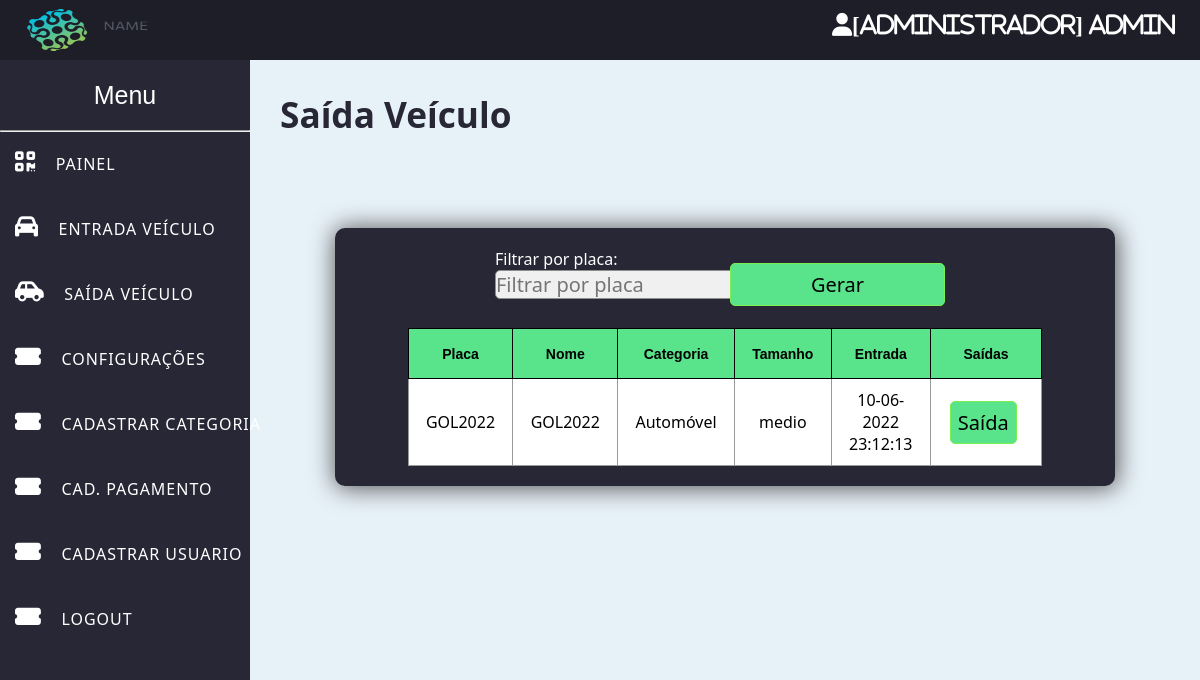
Page /saida-veiculo.php (signed in) on the committed database.
### tables this page shows
CREATE TABLE `usuarios` (
  `id_usuario` int(4) NOT NULL AUTO_INCREMENT,
  `nome_usuario` varchar(50) DEFAULT NULL,
  `email` varchar(100) DEFAULT NULL,
  `senha` varchar(80) DEFAULT NULL,
  `nivel` varchar(15) DEFAULT NULL,
  PRIMARY KEY (`id_usuario`)
);

CREATE TABLE `veiculos` (
  `id_veiculo` int(7) NOT NULL AUTO_INCREMENT,
  `placa` varchar(10) DEFAULT NULL,
  `nome_veiculo` varchar(30) DEFAULT NULL,
  `cor` varchar(30) DEFAULT NULL,
  `tamanho` varchar(10) DEFAULT NULL,
  `nome_categoria` varchar(50) DEFAULT NULL,
  `estacionado` varchar(5) DEFAULT NULL,
  `data_entrada` timestamp NOT NULL DEFAULT current_timestamp(),
  `data_saida` datetime DEFAULT NULL,
  PRIMARY KEY (`id_veiculo`)
);

### saida-veiculo.php (the view, shortened to what this page needs)
<head>
    <?php include('sidebar.php'); ?>
    <?php include('db/config.php');
    ?>
    <link rel="stylesheet" href="css/saida.css">
</head>
<section id="primeiro-bloco" class="display-column-flex">
<main>
    <?php
    if (empty(@$_GET['veiculo']) && is_null(@$_GET['veiculo'])) {
    ?>
    <div class="titulo">
            <h1>Saída Veículo</h1>
        </div>
        <div class="container-saidas">
        <table class="tabela">
        <form class="form" name="fmrpesquisa" id="frmpesquisa" method="POST">
                <div class="filtro">
                    Filtrar por placa:<input type="text" name="placa" placeholder="Filtrar por placa" value="<?php echo @$_POST['placa'] ?>">
                </div>
                <div class="div-btn-gerar">
                    <input class="btn-gerar" type="submit" name="botao" value="Gerar">
                </div>
            <br>
        </form>
        </table>
        <form method="post" action="saida-veiculo.php>">
            <table class="tabela" align="CENTER">
                <tr>
                    <th width="10%">Placa</th>
                    <th width="10%">Nome</th>
                    <th width="10%">Categoria</th>
                    <th width="10%">Tamanho</th>
                    <th width="10%">Entrada</th>
                    <th width="10%">Saídas</th>
                </tr>
                <?php
                $query = "SELECT * FROM veiculos WHERE estacionado='sim'";
                @$placa = $_POST['placa'];
                if (true) $query .= ($placa ? " AND placa LIKE '%$placa%' " : "");
                $result = mysqli_query($con, $query);
                while ($coluna = mysqli_fetch_array($result)) {
                ?>
                    <tr>
                        <td width="10%" align="center"><?php echo $coluna['placa']; ?></td>
                        <td width="10%" align="center"><?php echo $coluna['nome_veiculo']; ?></td>
                        <td width="10%" align="center"><?php echo $coluna['nome_categoria']; ?></td>
                        <td width="10%" align="center"><?php echo $coluna['tamanho']; ?></td>
                        <td width="10%" align="center"><?php $data_entrada = new DateTime($coluna['data_entrada']);
                                                        echo $data_entrada->format('d-m-Y H:i:s') . "<br>"; ?></td>
                        <td width="10%">
                            <a class="cor-link" href="saida-veiculo.php?placa=<?php echo @$coluna['placa']; ?>&veiculo=<?php echo @$coluna['id_veiculo']; ?>">
                                <input class="btn-saida" type="button" value="Saída" />
                            </a>
                        </td>
                    </tr>
                <?php
                }
            }
            ?>
             </div>
            </main>
</section>

### sidebar.php (shortened to what this page needs)
<!DOCTYPE html>
<html lang="pt-br">
<head>
    <?php include('db/config.php');
    $id_usuario = @$_SESSION['id_usuario'];
    include('db/config.php');
    $query = "SELECT * FROM usuarios WHERE id_usuario='$id_usuario'";
    $result = mysqli_query($con, $query);
    while ($usuario = mysqli_fetch_assoc($result)) {
        $login = $usuario['nome_usuario'];
        $nivel = $usuario['nivel'];
    }
    ?>
    <link rel="stylesheet" href="css/sidebar.css">
</head>
<div class="topbar">
    <img src="img/corp.jpg" alt="logo marca">
    <i class="fas fa-light fa-user" id="user-icon"><?php echo "[" . @$nivel . "] " . @$login;  ?></i>
</div>
<div class="sidebar">
    <header> Menu </header>
    <hr>
    <a class="a-efeito" href="index.php">
        <i class="fas fa-qrcode"></i>
        <span>Painel</span>
    </a>
    <a class="a-efeito" href="entrada-veiculo.php">
        <i class="fas fa-car"> </i>
        <span>Entrada veículo</span>
    </a>
    <a class="a-efeito" href="saida-veiculo.php">
        <i class="fas fa-car-side"></i>
        <span>Saída veículo</span>
    </a>
    <?php if (@$_SESSION["nivel_usuario"] == "Administrador") { ?>
        <a class="a-efeito" href="configuracoes.php">
            <i class="fas fa-ticket-alt"></i>
            <span>configurações</span>
        </a>
        <a class="a-efeito" href="cadastro-categoria.php">
            <i class="fas fa-ticket-alt"></i>
            <span>cadastrar categoria</span>
        </a>
        <a class="a-efeito" href="cadastro-forma-pagamento.php">
            <i class="fas fa-ticket-alt"></i>
            <span>cad. pagamento</span>
        </a>
        <a class="a-efeito" href="cadastro-usuario.php">
            <i class="fas fa-ticket-alt"></i>
            <span>cadastrar usuario</span>
        </a>
    <?php } ?>
    <?php if (@$_SESSION["nivel_usuario"] == "Administrador" || @$_SESSION["nivel_usuario"] == "Operador") { ?>
        <a class="a-efeito" href="logout.php">
            <i class="fas fa-ticket-alt"></i>
            <span>logout</span>
        </a>
    <?php } ?>
</div>
<body>
</body>
</html>

### css/sidebar.css (style rules this page uses)
* { margin: 0; padding: 0; text-decoration: none; }
body { background-color: rgb(231, 241, 248); }
img { width: 150px; height: 60px; }
.sidebar { position: fixed; width: 250px; margin-top: 60px; height: 100%; transition: all .5s ease; background-color: #272736; }
.sidebar header { font-size: 25px; color: white; line-height: 70px; text-align: center; background: #272736; user-select: none; font-family: Arial, Helvetica, sans-serif; }
.sidebar .a-efeito { display: block; height: 65px; width: 100%; color: white; line-height: 65px; padding-left: border-box; border-left: 15px solid transparent; font-family: -apple-system, BlinkMacSystemFont, 'Segoe UI', Roboto, Oxygen, Ubuntu, Cantarell, 'Open Sans', 'Helvetica Neue', sans-serif; transition: all .5s ease; }
.sidebar .a-efeito i { font-size: 23px; margin-right: 16px; }
.sidebar .a-efeito span { letter-spacing: 1px; text-transform: uppercase; }
.topbar { position: fixed; width: 100%; height: 60px; background: #1e1e29; }
#user-icon { float: right; margin: 13px 25px 10px 0; font-size: 23px; color: #ffffff; }

### css/saida.css (style rules this page uses)
* { margin: 0; padding: 0; text-decoration: none; font-family:'Segoe UI', Tahoma, Geneva, Verdana, sans-serif; }
body { background-color: rgb(231, 241, 248); }
img { width: 170px; height: 60px; }
main { margin: 0 auto 0 250px; padding-top: 60px; color: rgb(39, 39, 54); }
input { background-color: #f0f0f0; font-size: 20px; outline: none; border: 1px solid #8d8d8d;; border-radius: 5px; }
h1 { font-size: 2.2em; margin: 30px 0 0 30px; color: rgb(39, 39, 54); }
.titulo { width: 30vw; height: 11vh; }
.filtro { width: 150px; height: 60px; color: #ffffff; margin-bottom: 20px; margin-left: 75px; }
.div-btn-gerar { height: 60px; margin-top: 15px; }
.btn-gerar { background-color: #59E38B; color: #000000; padding: 7px 80px; border-radius: 5px; border: 1px solid #78F051; }
.btn-saida { background-color: #59E38B; color: #000000; padding: 7px; margin-left: 9px; border-radius: 5px; border: 1px solid #78F051; }
.container-saidas { display: flex; flex-wrap: wrap; justify-content: space-evenly; width: 65vw; height: 32vh; height: auto; padding: 20px 0px; margin: 50px auto 20px auto; border-radius: 10px; background-color: rgb(39, 39, 54); box-shadow: 1px 1px 25px 1px #525252; }
.tabela { border-collapse: collapse; width: 100%; border-radius: 5px; }
.tabela, tr, th, td { background-color: #ffffff; border: 1px solid rgb(155, 155, 155); }
th { font-family: Arial, Helvetica, sans-serif; font-size: 14px; height: 50px; border: 1px solid black; background-color: #59E38B; color: rgb(0, 0, 0); }
td, .senhaColuna { width: 10%; }
th, td { padding: 10px; }

### rows in the picture
usuarios: nivel "Administrador", nome_usuario "Admin"
veiculos: placa "GOL2022", nome_veiculo "GOL2022", nome_categoria "Automóvel", tamanho "medio", data_entrada "10-06-2022 23:12:13"
